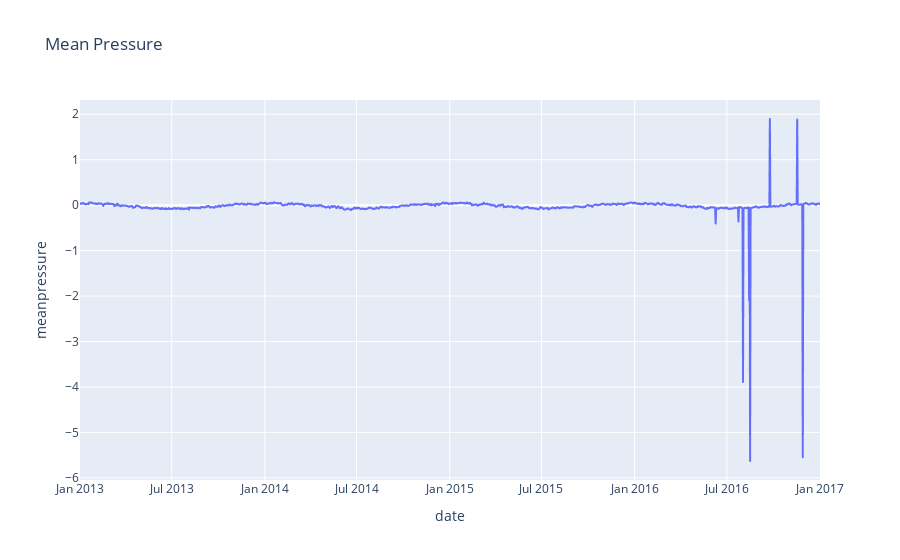

The notebook cell this image was saved under:
### Markdown cell above
Now the Outlier should've been handled.

### Code cell
fig = px.line(df_scaled, x=df_scaled.index, y="meanpressure", title="Mean Pressure")
fig.show()

### Figure 1 — Plotly figure (JSON) as saved in the notebook; plotly's stock layout.template omitted (floating-point values rounded to 4 significant figures; data arrays with more than 128 entries replaced by an {"elided": "..."} marker saying what was removed)
{"data": [{"hovertemplate": "date=%{x}<br>meanpressure=%{y}<extra></extra>", "legendgroup": "", "line": {"color": "#636efa", "dash": "solid"}, "marker": {"symbol": "circle"}, "mode": "lines", "name": "", "showlegend": false, "type": "scattergl", "x": {"elided": "1462 str values"}, "xaxis": "x", "y": {"elided": "1462 float values"}, "yaxis": "y"}], "layout": {"legend": {"tracegroupgap": 0}, "title": {"text": "Mean Pressure"}, "xaxis": {"anchor": "y", "domain": [0, 1], "title": {"text": "date"}}, "yaxis": {"anchor": "x", "domain": [0, 1], "title": {"text": "meanpressure"}}}}
